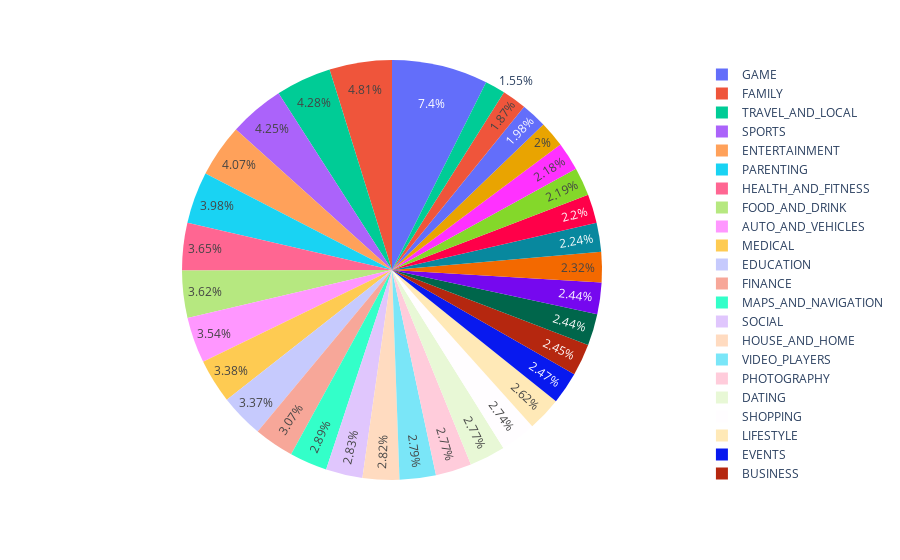

The notebook cell saved with this chart:
### Code cell
px.pie(data_frame=category_meansize,
        names=category_meansize["Category"],
        values=category_meansize["mean_size"])

### Figure 1 — Plotly figure (JSON) as saved in the notebook; plotly's stock layout.template omitted (floating-point values rounded to 4 significant figures)
{"data": [{"domain": {"x": [0, 1], "y": [0, 1]}, "hovertemplate": "Category=%{label}<br>mean_size=%{value}<extra></extra>", "labels": ["ART_AND_DESIGN", "AUTO_AND_VEHICLES", "BEAUTY", "BOOKS_AND_REFERENCE", "BUSINESS", "COMICS", "COMMUNICATION", "DATING", "EDUCATION", "ENTERTAINMENT", "EVENTS", "FAMILY", "FINANCE", "FOOD_AND_DRINK", "GAME", "HEALTH_AND_FITNESS", "HOUSE_AND_HOME", "LIBRARIES_AND_DEMO", "LIFESTYLE", "MAPS_AND_NAVIGATION", "MEDICAL", "NEWS_AND_MAGAZINES", "PARENTING", "PERSONALIZATION", "PHOTOGRAPHY", "PRODUCTIVITY", "SHOPPING", "SOCIAL", "SPORTS", "TOOLS", "TRAVEL_AND_LOCAL", "VIDEO_PLAYERS", "WEATHER"], "legendgroup": "", "name": "", "showlegend": true, "type": "pie", "values": [12.37, 20.04, 13.8, 13.13, 13.87, 13.79, 11.31, 15.66, 19.06, 23.04, 13.96, 27.19, 17.37, 20.49, 41.87, 20.67, 15.97, 10.6, 14.84, 16.37, 19.15, 12.47, 22.51, 11.22, 15.67, 12.34, 15.49, 15.98, 24.06, 8.778, 24.2, 15.79, 12.68]}], "layout": {"legend": {"tracegroupgap": 0}, "margin": {"t": 60}}}
